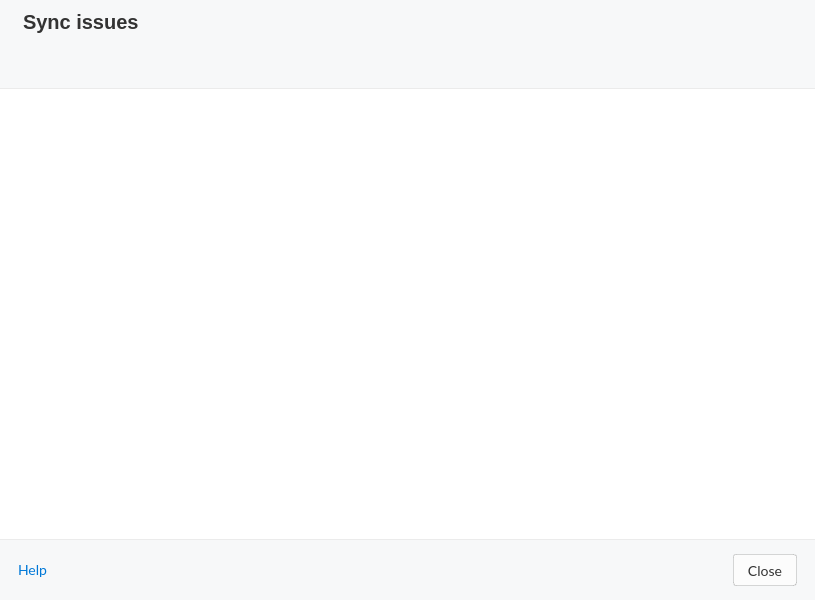
<?xml version="1.0" encoding="UTF-8"?>
<ui version="4.0">
 <class>StalledIssuesDialog</class>
 <widget class="QDialog" name="StalledIssuesDialog">
  <property name="geometry">
   <rect>
    <x>0</x>
    <y>0</y>
    <width>815</width>
    <height>600</height>
   </rect>
  </property>
  <property name="minimumSize">
   <size>
    <width>815</width>
    <height>600</height>
   </size>
  </property>
  <property name="maximumSize">
   <size>
    <width>16777215</width>
    <height>16777215</height>
   </size>
  </property>
  <property name="windowTitle">
   <string>Stalled Issues</string>
  </property>
  <property name="styleSheet">
   <string notr="true">#StalledIssuesDialog
{
   background-color: #FFFFFF;
   border-radius: 12px;
}

#stalledIssuesList
{
   border:none;
   background-color: transparent;
}

#footer
{
    background-color: #F7F8F9;
}

#footer QPushButton
{
    font-family: Lato;
    font-size: 14px;
    border-radius: 3px;
    border: 1px solid rgba(0,0,0, 0.15);
}

#doneButton
{
    background-color: #FCFCFC;
    color: #333333;
}

#updateButton
{
    padding-left: 6px;
    padding-right: 10px;
    color: #FFFFFF;
    spacing: 5px;
}

#updateButton
{
min-height:32px;
padding-left:12px;
padding-right:12px;
font-size:14px;
font-weight: 400;
border-radius:4px;
background:#00BFA5;
border: 1px solid rgba(0, 0, 0, 0.1);
color:#FFFFFF;
}

#updateButton:disabled
{
background: rgba(0, 191, 165, 0.3);
color:#FFFFFF;
}

#updateButton:hover
{
background: #00A787;
color:#FFFFFF;
}</string>
  </property>
  <layout class="QVBoxLayout" name="verticalLayout">
   <property name="spacing">
    <number>0</number>
   </property>
   <property name="leftMargin">
    <number>0</number>
   </property>
   <property name="topMargin">
    <number>0</number>
   </property>
   <property name="rightMargin">
    <number>0</number>
   </property>
   <property name="bottomMargin">
    <number>0</number>
   </property>
   <item>
    <widget class="QStackedWidget" name="stackedWidget">
     <property name="styleSheet">
      <string notr="true">#ModeSelector
{
background-color: #F3F4F4;
}</string>
     </property>
     <property name="currentIndex">
      <number>1</number>
     </property>
     <widget class="QWidget" name="ModeSelector">
      <layout class="QVBoxLayout" name="verticalLayout_11">
       <property name="topMargin">
        <number>20</number>
       </property>
       <property name="bottomMargin">
        <number>20</number>
       </property>
       <item>
        <spacer name="verticalSpacer_2">
         <property name="orientation">
          <enum>Qt::Vertical</enum>
         </property>
         <property name="sizeHint" stdset="0">
          <size>
           <width>20</width>
           <height>40</height>
          </size>
         </property>
        </spacer>
       </item>
       <item>
        <widget class="QWidget" name="TitleContainer" native="true">
         <property name="styleSheet">
          <string notr="true">#ModeTitle
{
  font-size:20px;
  line-height: 30px;
  font-weight: 600;
  color: #303233;
}

#ModeSubTitle
{
  font-size:14px;
  line-height: 20px;
  font-weight: 600;
  color: #303233;
}</string>
         </property>
         <layout class="QVBoxLayout" name="verticalLayout_10">
          <property name="spacing">
           <number>20</number>
          </property>
          <item>
           <widget class="QLabel" name="ModeTitle">
            <property name="text">
             <string>Sync stall mode</string>
            </property>
            <property name="alignment">
             <set>Qt::AlignCenter</set>
            </property>
           </widget>
          </item>
          <item>
           <widget class="QLabel" name="ModeSubTitle">
            <property name="text">
             <string>Choose:</string>
            </property>
            <property name="alignment">
             <set>Qt::AlignCenter</set>
            </property>
           </widget>
          </item>
         </layout>
        </widget>
       </item>
       <item>
        <spacer name="verticalSpacer_4">
         <property name="orientation">
          <enum>Qt::Vertical</enum>
         </property>
         <property name="sizeType">
          <enum>QSizePolicy::Fixed</enum>
         </property>
         <property name="sizeHint" stdset="0">
          <size>
           <width>20</width>
           <height>20</height>
          </size>
         </property>
        </spacer>
       </item>
       <item>
        <widget class="QWidget" name="Body" native="true">
         <layout class="QHBoxLayout" name="horizontalLayout_6">
          <item>
           <spacer name="horizontalSpacer_5">
            <property name="orientation">
             <enum>Qt::Horizontal</enum>
            </property>
            <property name="sizeHint" stdset="0">
             <size>
              <width>40</width>
              <height>20</height>
             </size>
            </property>
           </spacer>
          </item>
          <item>
           <widget class="QWidget" name="BodyContainer" native="true">
            <property name="styleSheet">
             <string notr="true">#Advance[SELECTED=true], #Smart[SELECTED=true] 
{
border: 2px solid #04101E;
border-radius: 6px;
background-color: white;
}

#Advance[SELECTED=false], #Smart[SELECTED=false] 
{
border: 2px solid white;
border-radius: 6px;
background-color: white;
}</string>
            </property>
            <layout class="QVBoxLayout" name="verticalLayout_5">
             <property name="spacing">
              <number>0</number>
             </property>
             <item>
              <widget class="QWidget" name="Container" native="true">
               <property name="styleSheet">
                <string notr="true"/>
               </property>
               <layout class="QHBoxLayout" name="horizontalLayout_4">
                <property name="spacing">
                 <number>8</number>
                </property>
                <item>
                 <widget class="QFrame" name="Smart">
                  <property name="minimumSize">
                   <size>
                    <width>248</width>
                    <height>184</height>
                   </size>
                  </property>
                  <property name="maximumSize">
                   <size>
                    <width>248</width>
                    <height>16777215</height>
                   </size>
                  </property>
                  <property name="cursor">
                   <cursorShape>PointingHandCursor</cursorShape>
                  </property>
                  <property name="styleSheet">
                   <string notr="true">#SmartTitle
{
  font-size:16px;
  line-height: 24px;
  font-weight: 700;
  color: #303233;
}

#SmartDescription
{
  font-size:12px;
  line-height: 18px;
  font-weight: 400;
  color: #616366;
}
</string>
                  </property>
                  <property name="frameShape">
                   <enum>QFrame::NoFrame</enum>
                  </property>
                  <layout class="QVBoxLayout" name="verticalLayout_7">
                   <property name="spacing">
                    <number>4</number>
                   </property>
                   <property name="leftMargin">
                    <number>0</number>
                   </property>
                   <property name="topMargin">
                    <number>24</number>
                   </property>
                   <property name="rightMargin">
                    <number>0</number>
                   </property>
                   <property name="bottomMargin">
                    <number>24</number>
                   </property>
                   <item alignment="Qt::AlignHCenter">
                    <widget class="QPushButton" name="SmartIcon">
                     <property name="enabled">
                      <bool>false</bool>
                     </property>
                     <property name="minimumSize">
                      <size>
                       <width>48</width>
                       <height>48</height>
                      </size>
                     </property>
                     <property name="maximumSize">
                      <size>
                       <width>48</width>
                       <height>48</height>
                      </size>
                     </property>
                     <property name="focusPolicy">
                      <enum>Qt::NoFocus</enum>
                     </property>
                     <property name="styleSheet">
                      <string notr="true">border: none;</string>
                     </property>
                     <property name="text">
                      <string/>
                     </property>
                     <property name="icon">
                      <iconset resource="../../../gui/Resources_macx.qrc">
                       <normaloff>:/images/StalledIssues/smart-mode.png</normaloff>
                       <disabledoff>:/images/StalledIssues/smart-mode.png</disabledoff>
                       <disabledon>:/images/StalledIssues/smart-mode.png</disabledon>:/images/StalledIssues/smart-mode.png</iconset>
                     </property>
                     <property name="iconSize">
                      <size>
                       <width>48</width>
                       <height>48</height>
                      </size>
                     </property>
                     <property name="autoDefault">
                      <bool>false</bool>
                     </property>
                     <property name="flat">
                      <bool>false</bool>
                     </property>
                    </widget>
                   </item>
                   <item>
                    <spacer name="verticalSpacer_7">
                     <property name="orientation">
                      <enum>Qt::Vertical</enum>
                     </property>
                     <property name="sizeType">
                      <enum>QSizePolicy::Fixed</enum>
                     </property>
                     <property name="sizeHint" stdset="0">
                      <size>
                       <width>20</width>
                       <height>20</height>
                      </size>
                     </property>
                    </spacer>
                   </item>
                   <item>
                    <widget class="QLabel" name="SmartTitle">
                     <property name="text">
                      <string>Smart mode</string>
                     </property>
                     <property name="alignment">
                      <set>Qt::AlignCenter</set>
                     </property>
                    </widget>
                   </item>
                   <item alignment="Qt::AlignTop">
                    <widget class="QLabel" name="SmartDescription">
                     <property name="text">
                      <string>Let Mega solve sync issues
automatically</string>
                     </property>
                     <property name="alignment">
                      <set>Qt::AlignCenter</set>
                     </property>
                     <property name="wordWrap">
                      <bool>true</bool>
                     </property>
                    </widget>
                   </item>
                  </layout>
                 </widget>
                </item>
                <item>
                 <widget class="QFrame" name="Advance">
                  <property name="minimumSize">
                   <size>
                    <width>248</width>
                    <height>184</height>
                   </size>
                  </property>
                  <property name="maximumSize">
                   <size>
                    <width>248</width>
                    <height>16777215</height>
                   </size>
                  </property>
                  <property name="cursor">
                   <cursorShape>PointingHandCursor</cursorShape>
                  </property>
                  <property name="styleSheet">
                   <string notr="true">#AdvanceTitle
{
  font-size:16px;
  line-height: 24px;
  font-weight: 700;
  color: #303233;
}

#AdvanceDescription
{
  font-size:12px;
  line-height: 18px;
  font-weight: 400;
  color: #616366;
}</string>
                  </property>
                  <property name="frameShape">
                   <enum>QFrame::NoFrame</enum>
                  </property>
                  <layout class="QVBoxLayout" name="verticalLayout_6">
                   <property name="spacing">
                    <number>4</number>
                   </property>
                   <property name="leftMargin">
                    <number>0</number>
                   </property>
                   <property name="topMargin">
                    <number>24</number>
                   </property>
                   <property name="rightMargin">
                    <number>0</number>
                   </property>
                   <property name="bottomMargin">
                    <number>24</number>
                   </property>
                   <item alignment="Qt::AlignHCenter">
                    <widget class="QPushButton" name="AdvanceIcon">
                     <property name="enabled">
                      <bool>false</bool>
                     </property>
                     <property name="minimumSize">
                      <size>
                       <width>48</width>
                       <height>48</height>
                      </size>
                     </property>
                     <property name="maximumSize">
                      <size>
                       <width>48</width>
                       <height>48</height>
                      </size>
                     </property>
                     <property name="focusPolicy">
                      <enum>Qt::NoFocus</enum>
                     </property>
                     <property name="styleSheet">
                      <string notr="true">border: none;</string>
                     </property>
                     <property name="text">
                      <string/>
                     </property>
                     <property name="icon">
                      <iconset resource="../../../gui/Resources_macx.qrc">
                       <normaloff>:/images/StalledIssues/advanced-mode.png</normaloff>
                       <disabledoff>:/images/StalledIssues/advanced-mode.png</disabledoff>
                       <disabledon>:/images/StalledIssues/advanced-mode.png</disabledon>:/images/StalledIssues/advanced-mode.png</iconset>
                     </property>
                     <property name="iconSize">
                      <size>
                       <width>48</width>
                       <height>48</height>
                      </size>
                     </property>
                     <property name="autoDefault">
                      <bool>false</bool>
                     </property>
                     <property name="flat">
                      <bool>false</bool>
                     </property>
                    </widget>
                   </item>
                   <item>
                    <spacer name="verticalSpacer_6">
                     <property name="orientation">
                      <enum>Qt::Vertical</enum>
                     </property>
                     <property name="sizeType">
                      <enum>QSizePolicy::Fixed</enum>
                     </property>
                     <property name="sizeHint" stdset="0">
                      <size>
                       <width>20</width>
                       <height>20</height>
                      </size>
                     </property>
                    </spacer>
                   </item>
                   <item>
                    <widget class="QLabel" name="AdvanceTitle">
                     <property name="text">
                      <string>Advanced mode</string>
                     </property>
                     <property name="alignment">
                      <set>Qt::AlignCenter</set>
                     </property>
                    </widget>
                   </item>
                   <item alignment="Qt::AlignTop">
                    <widget class="QLabel" name="AdvanceDescription">
                     <property name="text">
                      <string>Get full control of the sync issues</string>
                     </property>
                     <property name="alignment">
                      <set>Qt::AlignCenter</set>
                     </property>
                    </widget>
                   </item>
                  </layout>
                 </widget>
                </item>
               </layout>
              </widget>
             </item>
             <item>
              <spacer name="verticalSpacer_8">
               <property name="orientation">
                <enum>Qt::Vertical</enum>
               </property>
               <property name="sizeType">
                <enum>QSizePolicy::Fixed</enum>
               </property>
               <property name="sizeHint" stdset="0">
                <size>
                 <width>20</width>
                 <height>40</height>
                </size>
               </property>
              </spacer>
             </item>
             <item>
              <widget class="QWidget" name="ButtonsContainer" native="true">
               <property name="styleSheet">
                <string notr="true"/>
               </property>
               <layout class="QHBoxLayout" name="horizontalLayout_5">
                <item>
                 <spacer name="horizontalSpacer_4">
                  <property name="orientation">
                   <enum>Qt::Horizontal</enum>
                  </property>
                  <property name="sizeHint" stdset="0">
                   <size>
                    <width>40</width>
                    <height>20</height>
                   </size>
                  </property>
                 </spacer>
                </item>
                <item>
                 <widget class="QPushButton" name="SelectButton">
                  <property name="enabled">
                   <bool>false</bool>
                  </property>
                  <property name="sizePolicy">
                   <sizepolicy hsizetype="Preferred" vsizetype="Fixed">
                    <horstretch>0</horstretch>
                    <verstretch>0</verstretch>
                   </sizepolicy>
                  </property>
                  <property name="minimumSize">
                   <size>
                    <width>0</width>
                    <height>50</height>
                   </size>
                  </property>
                  <property name="cursor">
                   <cursorShape>PointingHandCursor</cursorShape>
                  </property>
                  <property name="styleSheet">
                   <string notr="true">QPushButton
{
min-height:48px;
padding-left:24px;
padding-right:24px;
font-size:16px;
font-weight: 400;
line-height: 24px;
border-radius:4px;
background:#00BFA5;
border: 1px solid rgba(0, 0, 0, 0.1);
color:#FFFFFF;
}

QPushButton:disabled
{
background: rgba(255, 255, 255, 0.3);
color:#333333;
}
</string>
                  </property>
                  <property name="text">
                   <string>Solve issues</string>
                  </property>
                  <property name="icon">
                   <iconset>
                    <normalon>:/images/StalledIssues/solve-issues-button.png</normalon>
                   </iconset>
                  </property>
                  <property name="iconSize">
                   <size>
                    <width>24</width>
                    <height>24</height>
                   </size>
                  </property>
                 </widget>
                </item>
                <item>
                 <spacer name="horizontalSpacer_9">
                  <property name="orientation">
                   <enum>Qt::Horizontal</enum>
                  </property>
                  <property name="sizeHint" stdset="0">
                   <size>
                    <width>40</width>
                    <height>20</height>
                   </size>
                  </property>
                 </spacer>
                </item>
               </layout>
              </widget>
             </item>
             <item>
              <spacer name="verticalSpacer_9">
               <property name="orientation">
                <enum>Qt::Vertical</enum>
               </property>
               <property name="sizeType">
                <enum>QSizePolicy::Fixed</enum>
               </property>
               <property name="sizeHint" stdset="0">
                <size>
                 <width>20</width>
                 <height>10</height>
                </size>
               </property>
              </spacer>
             </item>
             <item>
              <widget class="QWidget" name="LearnMoreContainer" native="true">
               <property name="styleSheet">
                <string notr="true">#LearnMoreLabel
{
font-size:12px;
line-height: 18px;
font-weight: 400;
color: #2C5BEB;

}</string>
               </property>
               <layout class="QHBoxLayout" name="horizontalLayout_7">
                <item>
                 <spacer name="horizontalSpacer_7">
                  <property name="orientation">
                   <enum>Qt::Horizontal</enum>
                  </property>
                  <property name="sizeHint" stdset="0">
                   <size>
                    <width>40</width>
                    <height>20</height>
                   </size>
                  </property>
                 </spacer>
                </item>
                <item alignment="Qt::AlignHCenter|Qt::AlignVCenter">
                 <widget class="QPushButton" name="LearnMoreIcon">
                  <property name="minimumSize">
                   <size>
                    <width>16</width>
                    <height>16</height>
                   </size>
                  </property>
                  <property name="maximumSize">
                   <size>
                    <width>16</width>
                    <height>16</height>
                   </size>
                  </property>
                  <property name="text">
                   <string/>
                  </property>
                  <property name="icon">
                   <iconset>
                    <normalon>:/images/StalledIssues/help-circle-link.png</normalon>
                   </iconset>
                  </property>
                  <property name="iconSize">
                   <size>
                    <width>16</width>
                    <height>16</height>
                   </size>
                  </property>
                  <property name="flat">
                   <bool>true</bool>
                  </property>
                 </widget>
                </item>
                <item alignment="Qt::AlignHCenter|Qt::AlignVCenter">
                 <widget class="QLabel" name="LearnMoreLabel">
                  <property name="cursor">
                   <cursorShape>PointingHandCursor</cursorShape>
                  </property>
                  <property name="text">
                   <string/>
                  </property>
                  <property name="openExternalLinks">
                   <bool>true</bool>
                  </property>
                  <property name="textInteractionFlags">
                   <set>Qt::LinksAccessibleByMouse</set>
                  </property>
                 </widget>
                </item>
                <item>
                 <spacer name="horizontalSpacer_8">
                  <property name="orientation">
                   <enum>Qt::Horizontal</enum>
                  </property>
                  <property name="sizeHint" stdset="0">
                   <size>
                    <width>40</width>
                    <height>20</height>
                   </size>
                  </property>
                 </spacer>
                </item>
               </layout>
              </widget>
             </item>
            </layout>
           </widget>
          </item>
          <item>
           <spacer name="horizontalSpacer_6">
            <property name="orientation">
             <enum>Qt::Horizontal</enum>
            </property>
            <property name="sizeHint" stdset="0">
             <size>
              <width>40</width>
              <height>20</height>
             </size>
            </property>
           </spacer>
          </item>
         </layout>
        </widget>
       </item>
       <item>
        <spacer name="verticalSpacer">
         <property name="orientation">
          <enum>Qt::Vertical</enum>
         </property>
         <property name="sizeHint" stdset="0">
          <size>
           <width>20</width>
           <height>40</height>
          </size>
         </property>
        </spacer>
       </item>
      </layout>
     </widget>
     <widget class="QWidget" name="View">
      <layout class="QVBoxLayout" name="verticalLayout_4">
       <property name="spacing">
        <number>0</number>
       </property>
       <property name="leftMargin">
        <number>0</number>
       </property>
       <property name="topMargin">
        <number>0</number>
       </property>
       <property name="rightMargin">
        <number>0</number>
       </property>
       <property name="bottomMargin">
        <number>0</number>
       </property>
       <item>
        <widget class="QWidget" name="header" native="true">
         <property name="minimumSize">
          <size>
           <width>0</width>
           <height>88</height>
          </size>
         </property>
         <property name="maximumSize">
          <size>
           <width>16777215</width>
           <height>88</height>
          </size>
         </property>
         <property name="styleSheet">
          <string notr="true">#header
{
   background-color: #F7F8F9;
}


#title QLabel
{
  font-family: &quot;Poppins&quot;;
  font-size:20px;
  line-height: 30px;
  font-weight: 600;
  color: #333333;
}</string>
         </property>
         <layout class="QVBoxLayout" name="verticalLayout_3">
          <property name="spacing">
           <number>10</number>
          </property>
          <property name="leftMargin">
           <number>23</number>
          </property>
          <property name="topMargin">
           <number>10</number>
          </property>
          <property name="rightMargin">
           <number>0</number>
          </property>
          <property name="bottomMargin">
           <number>7</number>
          </property>
          <item>
           <widget class="QWidget" name="title" native="true">
            <property name="minimumSize">
             <size>
              <width>0</width>
              <height>0</height>
             </size>
            </property>
            <property name="maximumSize">
             <size>
              <width>16777215</width>
              <height>16777215</height>
             </size>
            </property>
            <property name="styleSheet">
             <string notr="true">QPushButton {
    background-color: none;
    outline: none;
    border: none;
}</string>
            </property>
            <layout class="QHBoxLayout" name="horizontalLayout">
             <property name="spacing">
              <number>12</number>
             </property>
             <property name="leftMargin">
              <number>0</number>
             </property>
             <property name="topMargin">
              <number>0</number>
             </property>
             <property name="rightMargin">
              <number>15</number>
             </property>
             <property name="bottomMargin">
              <number>0</number>
             </property>
             <item>
              <widget class="QLabel" name="titleLabel">
               <property name="text">
                <string>Sync issues</string>
               </property>
              </widget>
             </item>
             <item>
              <spacer name="horizontalSpacer_2">
               <property name="orientation">
                <enum>Qt::Horizontal</enum>
               </property>
               <property name="sizeHint" stdset="0">
                <size>
                 <width>40</width>
                 <height>20</height>
                </size>
               </property>
              </spacer>
             </item>
             <item>
              <widget class="QPushButton" name="refreshButton">
               <property name="minimumSize">
                <size>
                 <width>24</width>
                 <height>24</height>
                </size>
               </property>
               <property name="maximumSize">
                <size>
                 <width>24</width>
                 <height>24</height>
                </size>
               </property>
               <property name="cursor">
                <cursorShape>PointingHandCursor</cursorShape>
               </property>
               <property name="text">
                <string/>
               </property>
               <property name="icon">
                <iconset>
                 <normaloff>:/images/StalledIssues/refresh.png</normaloff>:/images/StalledIssues/refresh.png</iconset>
               </property>
               <property name="iconSize">
                <size>
                 <width>24</width>
                 <height>24</height>
                </size>
               </property>
               <property name="flat">
                <bool>true</bool>
               </property>
              </widget>
             </item>
             <item>
              <widget class="QPushButton" name="SettingsButton">
               <property name="minimumSize">
                <size>
                 <width>24</width>
                 <height>24</height>
                </size>
               </property>
               <property name="maximumSize">
                <size>
                 <width>24</width>
                 <height>24</height>
                </size>
               </property>
               <property name="text">
                <string/>
               </property>
               <property name="icon">
                <iconset resource="../../../gui/Resources_macx.qrc">
                 <normaloff>:/images/StalledIssues/settings-stalled-issues.png</normaloff>:/images/StalledIssues/settings-stalled-issues.png</iconset>
               </property>
               <property name="iconSize">
                <size>
                 <width>24</width>
                 <height>24</height>
                </size>
               </property>
               <property name="flat">
                <bool>true</bool>
               </property>
              </widget>
             </item>
            </layout>
           </widget>
          </item>
          <item>
           <widget class="QWidget" name="categories" native="true">
            <property name="sizePolicy">
             <sizepolicy hsizetype="Preferred" vsizetype="Preferred">
              <horstretch>0</horstretch>
              <verstretch>26</verstretch>
             </sizepolicy>
            </property>
            <property name="minimumSize">
             <size>
              <width>0</width>
              <height>0</height>
             </size>
            </property>
            <property name="styleSheet">
             <string notr="true"/>
            </property>
            <layout class="QHBoxLayout" name="horizontalLayout_3">
             <property name="spacing">
              <number>8</number>
             </property>
             <property name="leftMargin">
              <number>0</number>
             </property>
             <property name="topMargin">
              <number>0</number>
             </property>
             <property name="bottomMargin">
              <number>0</number>
             </property>
             <item>
              <widget class="StalledIssueTab" name="allIssuesTab">
               <property name="frameShape">
                <enum>QFrame::StyledPanel</enum>
               </property>
               <property name="frameShadow">
                <enum>QFrame::Raised</enum>
               </property>
               <property name="title" stdset="0">
                <string/>
               </property>
               <property name="filterCriterion" stdset="0">
                <number>0</number>
               </property>
               <property name="iconPrefix" stdset="0">
                <string notr="true">alert-circle-small</string>
               </property>
              </widget>
             </item>
             <item>
              <widget class="StalledIssueTab" name="nameConflictsTab">
               <property name="frameShape">
                <enum>QFrame::StyledPanel</enum>
               </property>
               <property name="frameShadow">
                <enum>QFrame::Raised</enum>
               </property>
               <property name="title" stdset="0">
                <string/>
               </property>
               <property name="filterCriterion" stdset="0">
                <number>1</number>
               </property>
               <property name="iconPrefix" stdset="0">
                <string notr="true">edit-small</string>
               </property>
              </widget>
             </item>
             <item>
              <widget class="StalledIssueTab" name="itemTypeTab">
               <property name="frameShape">
                <enum>QFrame::StyledPanel</enum>
               </property>
               <property name="frameShadow">
                <enum>QFrame::Raised</enum>
               </property>
               <property name="title" stdset="0">
                <string/>
               </property>
               <property name="iconPrefix" stdset="0">
                <string notr="true">folder-small</string>
               </property>
               <property name="filterCriterion" stdset="0">
                <number>2</number>
               </property>
              </widget>
             </item>
             <item>
              <widget class="StalledIssueTab" name="otherTab">
               <property name="frameShape">
                <enum>QFrame::StyledPanel</enum>
               </property>
               <property name="frameShadow">
                <enum>QFrame::Raised</enum>
               </property>
               <property name="title" stdset="0">
                <string/>
               </property>
               <property name="iconPrefix" stdset="0">
                <string notr="true">more-circle-small</string>
               </property>
               <property name="filterCriterion" stdset="0">
                <number>3</number>
               </property>
              </widget>
             </item>
             <item>
              <widget class="StalledIssueTab" name="solvedIssuesTab">
               <property name="frameShape">
                <enum>QFrame::StyledPanel</enum>
               </property>
               <property name="frameShadow">
                <enum>QFrame::Raised</enum>
               </property>
               <property name="title" stdset="0">
                <string/>
               </property>
               <property name="filterCriterion" stdset="0">
                <UInt>4</UInt>
               </property>
               <property name="iconPrefix" stdset="0">
                <string notr="true">solved-issues</string>
               </property>
              </widget>
             </item>
             <item>
              <spacer name="horizontalSpacer_3">
               <property name="orientation">
                <enum>Qt::Horizontal</enum>
               </property>
               <property name="sizeHint" stdset="0">
                <size>
                 <width>40</width>
                 <height>20</height>
                </size>
               </property>
              </spacer>
             </item>
            </layout>
           </widget>
          </item>
         </layout>
        </widget>
       </item>
       <item>
        <widget class="QStackedWidget" name="TreeViewContainer">
         <property name="sizePolicy">
          <sizepolicy hsizetype="Preferred" vsizetype="Expanding">
           <horstretch>0</horstretch>
           <verstretch>0</verstretch>
          </sizepolicy>
         </property>
         <property name="styleSheet">
          <string notr="true">QStackedWidget
{
    border-top: 1px solid rgba(0,0,0,0.08);
    border-bottom: 1px solid rgba(0,0,0,0.08); 
    border-left: 0px;
    border-right: 0px;
}
</string>
         </property>
         <property name="frameShape">
          <enum>QFrame::Box</enum>
         </property>
         <property name="lineWidth">
          <number>0</number>
         </property>
         <property name="currentIndex">
          <number>0</number>
         </property>
         <widget class="QWidget" name="TreeViewContainerPage">
          <property name="styleSheet">
           <string notr="true">QScrollBar:vertical
{
    background: #f6f6f6;
    width: 15px;
    border-left: 1px solid #E4E4E4;
}

QScrollBar::sub-line:vertical, QScrollBar::add-line:vertical
{
    border: none;
    background: none;
    width:0px;
    height:0px;
}

QScrollBar::handle:vertical
{
    background: #c0c0c0;
    min-height: 20px;
    border-radius: 4px;
    margin: 3px 4px 3px 2px;
}

QMenu
{
    border: 1px solid #B8B8B8;
   border-radius: 8px;
    background: #ffffff;
    padding-top: 16px;
    padding-bottom: 16px;
    padding-left: 8px;
    padding-right: 8px;
}

QMenu::item
{
   font-size: 14px;
   color: #333333;
   background: transparent; 
   margin-top: 3px;
   margin-bottom: 3px;
   padding-left: 16px;
   padding-right: 16px;
   margin-left: 16px;
   margin-right: 16px;
}

QMenu::item:selected
{
    font-weight: bold;  
}

QMenu::separator
{
    height: 1px;
	width: 164px;
	min-width: 164px;
	max-width: 164px;
    background-color: #EEEEEE;
    margin-top: 9px;
    margin-bottom: 9px;
}

QMenu::item:disabled
{
    background-color: #ffffff;
    color: rgba(119,119,119,0.3);
}

QMenu::item:default
{
    color: #F46265;
}</string>
          </property>
          <layout class="QVBoxLayout" name="verticalLayout_2">
           <property name="spacing">
            <number>0</number>
           </property>
           <property name="leftMargin">
            <number>0</number>
           </property>
           <property name="topMargin">
            <number>0</number>
           </property>
           <property name="rightMargin">
            <number>0</number>
           </property>
           <property name="bottomMargin">
            <number>0</number>
           </property>
           <item>
            <widget class="StalledIssuesView" name="stalledIssuesTree">
             <property name="autoFillBackground">
              <bool>false</bool>
             </property>
             <property name="styleSheet">
              <string notr="true">background-color: rgba(255, 255, 255,0);</string>
             </property>
             <property name="frameShape">
              <enum>QFrame::NoFrame</enum>
             </property>
             <property name="frameShadow">
              <enum>QFrame::Plain</enum>
             </property>
             <property name="lineWidth">
              <number>0</number>
             </property>
             <property name="sizeAdjustPolicy">
              <enum>QAbstractScrollArea::AdjustToContents</enum>
             </property>
             <property name="autoScroll">
              <bool>false</bool>
             </property>
             <property name="editTriggers">
              <set>QAbstractItemView::NoEditTriggers</set>
             </property>
             <property name="alternatingRowColors">
              <bool>false</bool>
             </property>
             <property name="selectionMode">
              <enum>QAbstractItemView::ExtendedSelection</enum>
             </property>
             <property name="verticalScrollMode">
              <enum>QAbstractItemView::ScrollPerPixel</enum>
             </property>
             <property name="indentation">
              <number>0</number>
             </property>
             <property name="rootIsDecorated">
              <bool>false</bool>
             </property>
             <property name="sortingEnabled">
              <bool>true</bool>
             </property>
             <property name="expandsOnDoubleClick">
              <bool>false</bool>
             </property>
             <attribute name="headerVisible">
              <bool>false</bool>
             </attribute>
             <attribute name="headerCascadingSectionResizes">
              <bool>false</bool>
             </attribute>
             <attribute name="headerStretchLastSection">
              <bool>true</bool>
             </attribute>
            </widget>
           </item>
          </layout>
         </widget>
         <widget class="QWidget" name="EmptyViewContainerPage">
          <layout class="QGridLayout" name="gridLayout">
           <property name="leftMargin">
            <number>0</number>
           </property>
           <property name="topMargin">
            <number>0</number>
           </property>
           <property name="rightMargin">
            <number>0</number>
           </property>
           <property name="bottomMargin">
            <number>0</number>
           </property>
           <property name="spacing">
            <number>0</number>
           </property>
           <item row="0" column="0">
            <widget class="QToolButton" name="toolButton">
             <property name="styleSheet">
              <string notr="true">QToolButton
{
    border:none;
}</string>
             </property>
             <property name="text">
              <string notr="true">...</string>
             </property>
             <property name="icon">
              <iconset resource="../../../gui/Resources_macx.qrc">
               <normaloff>:/images/transfer_manager/empty_categories/no_transfers@2x.png</normaloff>:/images/transfer_manager/empty_categories/no_transfers@2x.png</iconset>
             </property>
             <property name="iconSize">
              <size>
               <width>240</width>
               <height>240</height>
              </size>
             </property>
            </widget>
           </item>
          </layout>
         </widget>
        </widget>
       </item>
       <item>
        <widget class="QWidget" name="footer" native="true">
         <property name="minimumSize">
          <size>
           <width>0</width>
           <height>60</height>
          </size>
         </property>
         <property name="maximumSize">
          <size>
           <width>16777215</width>
           <height>60</height>
          </size>
         </property>
         <property name="styleSheet">
          <string notr="true"/>
         </property>
         <layout class="QHBoxLayout" name="horizontalLayout_2">
          <property name="spacing">
           <number>0</number>
          </property>
          <property name="leftMargin">
           <number>18</number>
          </property>
          <property name="topMargin">
           <number>0</number>
          </property>
          <property name="rightMargin">
           <number>18</number>
          </property>
          <property name="bottomMargin">
           <number>0</number>
          </property>
          <item>
           <widget class="QPushButton" name="HelpButton">
            <property name="styleSheet">
             <string notr="true">QPushButton {
border: none;
color: #0078D7;
}

QPushButton::!enabled {
color: grey;
}</string>
            </property>
            <property name="text">
             <string>Help</string>
            </property>
            <property name="icon">
             <iconset>
              <normaloff>:/images/help_ico.png</normaloff>:/images/help_ico.png</iconset>
            </property>
            <property name="iconSize">
             <size>
              <width>24</width>
              <height>24</height>
             </size>
            </property>
            <property name="flat">
             <bool>true</bool>
            </property>
           </widget>
          </item>
          <item>
           <spacer name="horizontalSpacer">
            <property name="orientation">
             <enum>Qt::Horizontal</enum>
            </property>
            <property name="sizeHint" stdset="0">
             <size>
              <width>40</width>
              <height>20</height>
             </size>
            </property>
           </spacer>
          </item>
          <item>
           <widget class="QPushButton" name="doneButton">
            <property name="minimumSize">
             <size>
              <width>64</width>
              <height>32</height>
             </size>
            </property>
            <property name="maximumSize">
             <size>
              <width>64</width>
              <height>32</height>
             </size>
            </property>
            <property name="cursor">
             <cursorShape>PointingHandCursor</cursorShape>
            </property>
            <property name="text">
             <string>Close</string>
            </property>
           </widget>
          </item>
         </layout>
        </widget>
       </item>
      </layout>
     </widget>
    </widget>
   </item>
  </layout>
 </widget>
 <customwidgets>
  <customwidget>
   <class>StalledIssuesView</class>
   <extends>QTreeView</extends>
   <header>StalledIssuesView.h</header>
  </customwidget>
  <customwidget>
   <class>StalledIssueTab</class>
   <extends>QFrame</extends>
   <header>StalledIssueTab.h</header>
   <container>1</container>
  </customwidget>
 </customwidgets>
 <resources>
  <include location="../../../gui/Resources_macx.qrc"/>
 </resources>
 <connections/>
</ui>
